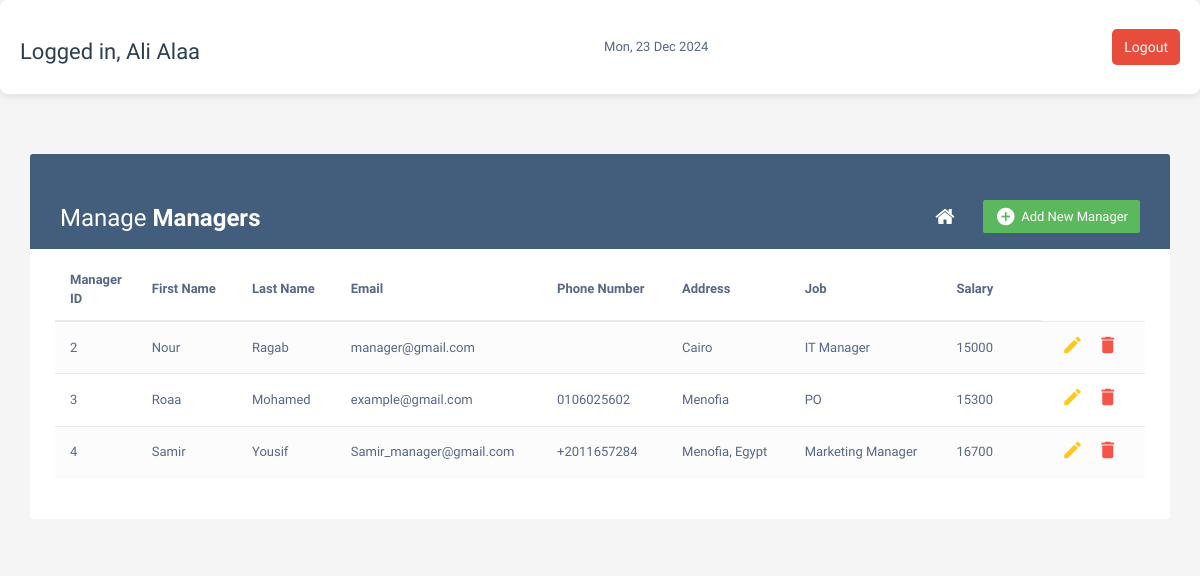
Page /Codes/ManagersCRUD.php (signed in) on the committed database.
### tables this page shows
CREATE TABLE `manager` (
  `manager_id` int(11) NOT NULL,
  `person_id` int(11) NOT NULL,
  `email` varchar(225) NOT NULL,
  `password` varchar(225) NOT NULL
);

CREATE TABLE `person` (
  `person_id` int(11) NOT NULL,
  `first_name` varchar(225) NOT NULL,
  `last_name` varchar(225) NOT NULL,
  `age` int(10) NOT NULL,
  `address` varchar(225) NOT NULL,
  `phone_number` varchar(11) NOT NULL,
  `date_of_birth` date NOT NULL,
  `absent_times` int(10) DEFAULT NULL,
  `salary` decimal(20,0) NOT NULL,
  `job_title` varchar(225) NOT NULL,
  `gender` enum('male','female') NOT NULL,
  `role` enum('admin','employee','manager') NOT NULL
);

### Codes/ManagersCRUD.php (the view, shortened to what this page needs)
<?php include("config.php"); ?>
<?php
$user_name = $_SESSION['user_name'];
?>
<!DOCTYPE html>
<html lang="en">
<head>
    <link rel="stylesheet" href="dashboard.css">
    <link rel="stylesheet" href="https://maxcdn.bootstrapcdn.com/font-awesome/4.7.0/css/font-awesome.min.css">
    <link rel="stylesheet" href="https://maxcdn.bootstrapcdn.com/bootstrap/3.3.7/css/bootstrap.min.css">
    <link rel="stylesheet" href="https://cdnjs.cloudflare.com/ajax/libs/font-awesome/4.7.0/css/font-awesome.min.css">
</head>
<body>
    <div class="header">
        <h3>Logged in, <?php echo $user_name; ?></h3>
        <span id="currentDate"></span>
        <button class="btn-signout ms-3" onclick="logout()">Logout</button>
    </div>
    <div class="container">
        <div class="table-responsive">
            <div class="table-wrapper">
                <div class="table-title">
                    <div class="row">
                        <div class="col-xs-6">
                            <h2>Manage <b>Managers</b></h2>
                        </div>
                        <div class="col-xs-6">
                            <a href="#addEmployeeModal" class="btn btn-success" data-toggle="modal"><i
                                    class="material-icons">&#xE147;</i> <span>Add New Manager</span></a>
                            <a href="dashboard.php" class="btn btn-secondary"><i class="fa fa-home"></i></a>
                        </div>
                    </div>
                </div>
                <table class="table table-striped table-hover">
                    <thead>
                        <tr>
                            <th>Manager ID</th>
                            <th>First Name</th>
                            <th>Last Name</th>
                            <th>Email</th>
                            <th>Phone Number</th>
                            <th>Address</th>
                            <th>Job</th>
                            <th>Salary</th>
                        </tr>
                    </thead>
                    <tbody>
                        <?php
                        $query = "
            SELECT
            manager.manager_id,
            manager.email,
            person.first_name,
            person.last_name,
            person.phone_number AS phone,
            person.address,
            person.job_title AS job,
            person.salary
        FROM
            manager
        JOIN
            person
        ON
            manager.person_id = person.person_id
        ";
                        $result = $database->prepare($query);
                        if (!$result) {
                            die("query failed" . mysqli_error($mysql));
                        } else {
                            $stmt = $database->prepare($query);
                            $stmt->execute();
                            $result = $stmt->fetchAll(PDO::FETCH_ASSOC);
                            foreach ($result as $row) {
                                ?>
                                <tr>
                                    <td><?php echo $row['manager_id']; ?></td>
                                    <td><?php echo $row['first_name']; ?></td>
                                    <td><?php echo $row['last_name']; ?></td>
                                    <td><?php echo $row['email']; ?></td>
                                    <td><?php echo $row['phone']; ?></td>
                                    <td><?php echo $row['address']; ?></td>
                                    <td><?php echo $row['job']; ?></td>
                                    <td><?php echo $row['salary']; ?></td>
                                    <td>
                                        <a href="update_manager.php?id=<?php echo $row['manager_id']; ?>" class="edit"><i
                                                class="material-icons" data-toggle="tooltip" title="Edit">&#xE254;</i></a>
                                        <a href="delete_manager.php?id=<?php echo $row['manager_id']; ?>" class="delete"
                                            data-toggle="modal"><i class="material-icons" data-toggle="tooltip"
                                                title="Delete">&#xE872;</i></a>
                                    </td>
                                </tr>
                                <?php
                            }
                        }
                        ?>
                    </tbody>
                </table>
            </div>
        </div>
    </div>
</body>
</html>

### Codes/dashboard.css (style rules this page uses)
body { font-family: "Arial", sans-serif; background-color: #f4f6f9; color: #333; }
.header { display: flex; justify-content: space-between; align-items: center; background-color: #fff; padding: 20px; border-radius: 8px; box-shadow: 0px 2px 8px rgba(0, 0, 0, 0.1); margin-bottom: 30px; }
.header h3 { font-size: 22px; color: #2c3e50; }
.header .btn-signout { background-color: #e74c3c; color: white; border-radius: 5px; font-size: 14px; padding: 8px 12px; border: none; cursor: pointer; transition: background-color 0.3s ease; }
.row { margin-top: 30px; }

### Codes/ManagersCRUD.php (style rules this page uses)
body { color: #566787; background: #f5f5f5; font-family: 'Varela Round', sans-serif; font-size: 13px; }
.table-responsive { margin: 30px 0; }
.table-wrapper { min-width: 1000px; background: #fff; padding: 20px 25px; border-radius: 3px; box-shadow: 0 1px 1px rgba(0, 0, 0, .05); }
.table-title { padding-bottom: 15px; background: #435d7d; color: #fff; padding: 16px 30px; margin: -20px -25px 10px; border-radius: 3px 3px 0 0; }
.table-title h2 { margin: 5px 0 0; font-size: 24px; }
.table-title .btn { color: #fff; float: right; font-size: 13px; border: none; min-width: 50px; border-radius: 2px; border: none; outline: none !important; margin-left: 10px; }
.table-title .btn i { float: left; font-size: 21px; margin-right: 5px; }
.table-title .btn span { float: left; margin-top: 2px; }
table.table tr th, table.table tr td { border-color: #e9e9e9; padding: 12px 15px; vertical-align: middle; }
table.table tr th:first-child { width: 60px; }
table.table tr th:last-child { width: 100px; }
table.table-striped tbody tr:nth-of-type(odd) { background-color: #fcfcfc; }
table.table td:last-child i { opacity: 0.9; font-size: 22px; margin: 0 5px; }
table.table td a { font-weight: bold; color: #566787; display: inline-block; text-decoration: none; outline: none !important; }
table.table td a.edit { color: #FFC107; }
table.table td a.delete { color: #F44336; }
table.table td i { font-size: 19px; }

### rows in the picture
manager: manager_id "2", person.first_name "Nour", person.last_name "Ragab", email "manager@gmail.com", person.address "Cairo", person.job_title "IT Manager", person.salary "15000"
manager: manager_id "3", person.first_name "Roaa", person.last_name "Mohamed", email "example@gmail.com", person.phone_number "0106025602", person.address "Menofia", person.job_title "PO", person.salary "15300"
manager: manager_id "4", person.first_name "Samir", person.last_name "Yousif", email "Samir_manager@gmail.com", person.phone_number "+2011657284", person.address "Menofia, Egypt", person.job_title "Marketing Manager", person.salary "16700"

### other values in the picture
$user_name "Ali Alaa"
